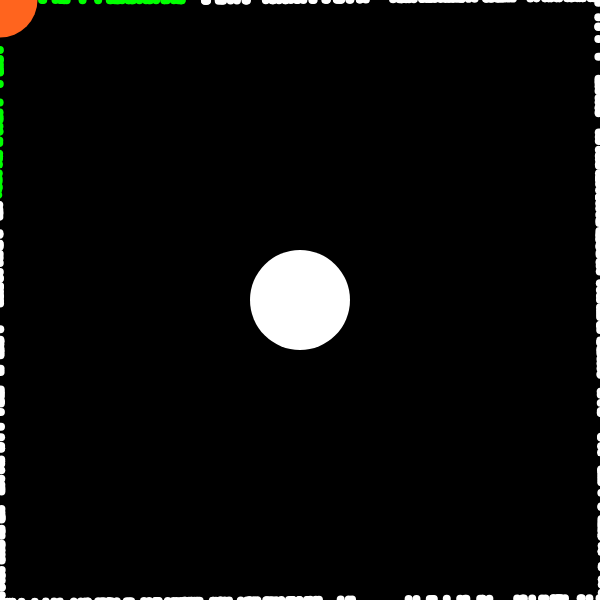
Frame 1 (no input)
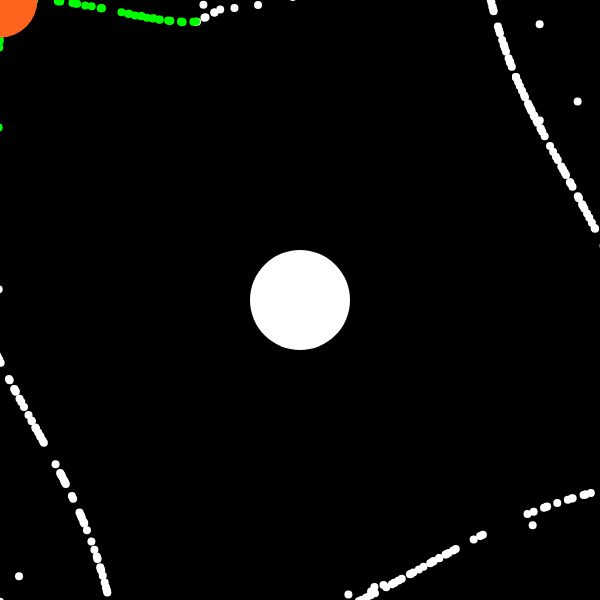
Frame 60 (no input)
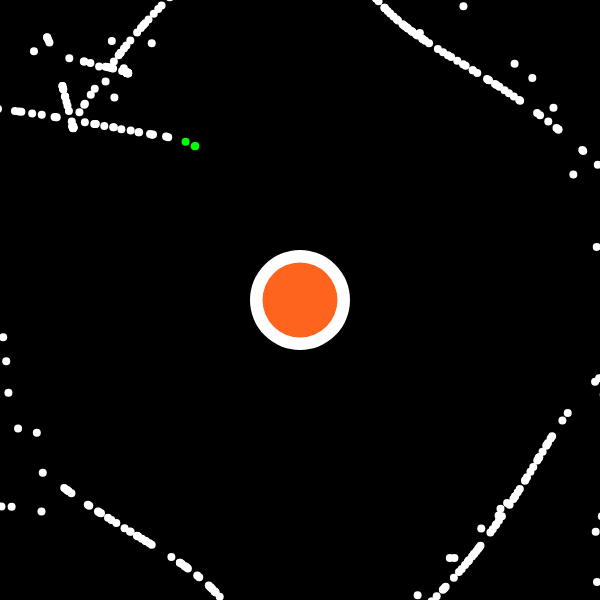
Frame 120 (the mouse pressed at the canvas centre since frame 60)

The p5.js sketch that drew these frames (run headless with seeded random() and noise() and a simulated clock; from frame 60 on, the mouse is pressed at the canvas centre):

// p5.js sketch
// ── sketch.js
const WIDTH = 600
const HEIGHT = 600

let nexo 
let en_pos
let en_vel

let bh

let r = 50
let m = 9500
let c = 4;
let G = 1;

let slider_total_vel

let p 

let slider_r, slider_m, slider_c, slider_G

let ens = []

function setup(){
    createCanvas(WIDTH, HEIGHT)
    nexo = createVector(300, 300)
    bh = createVector(450, 450)
    en_pos = createVector(random(0, WIDTH), random(0, HEIGHT))
    en_vel = getTangentialVector(p5.Vector.sub(nexo, en_pos))

    slider_r = createSlider(1, 2000, 1)
    slider_m = createSlider(-20000, 20000, 10000)
    slider_c = createSlider(0.1, 20, 4, 0.1)
    slider_G = createSlider(0.1, 10, 1, 0.1)
    slider_total_vel = createSlider(1, 10, 1, 0.1)

    p = createP()

    for(let i = 0; i < 1000; i++){
        addEn()
    }
    noStroke()
    fill(255)
}

function addEn(){
    let pos = getInitialPos()
    let vel = getTangentialVector(p5.Vector.sub(nexo, pos))
    ens.push({en_pos: pos, en_vel: vel, hasBeenAttracted: false})
}

function getInitialPos(){
    let x = random(-WIDTH, WIDTH)
    let y = random(-HEIGHT, HEIGHT)
    if(random() < 0.5){
        if(random() < 0.5) y = 0
        else y = HEIGHT
    }
    else{
        if(random() < 0.5) x = 0
        else x = WIDTH
    }
    return createVector(x, y)
}

function getTangentialVector(positionVector) {
    // Calculate the unit vector perpendicular to the position vector (clockwise direction)
    let u = {
        x: -positionVector.y,
        y: positionVector.x
    };
    // Normalize the unit vector
    let magnitude = Math.sqrt(u.x * u.x + u.y * u.y);
    u.x /= magnitude;
    u.y /= magnitude;

    // Multiply the unit vector by the magnitude of the position vector
   

    tangentialVector = createVector(u.x * magnitude, u.y * magnitude)
    tangentialVector.setMag(3)

    return tangentialVector;
}

function updateBH(en_pos, en_vel){
    const force = p5.Vector.sub(bh, en_pos);
    const R = force.mag();
    let mBH = 30000
    let GBH = 5
    const fg = GBH * mBH / (R * R);
    force.setMag(fg);
    en_vel.add(force);
    //en_vel.add(getTangentialVector(p5.Vector.sub(bh, en_pos)))
    en_vel.setMag(c);
    en_pos.add(en_vel)
}

function updateNexo(en_pos, en_vel, bool){
    const force = p5.Vector.sub(nexo, en_pos);
    const R = force.mag();
    const fg = G * m / (R * R);
    force.setMag(fg);
    en_vel.add(force);
    if(!bool) en_vel.add(getTangentialVector(p5.Vector.sub(nexo, en_pos)))
    en_vel.setMag(c);
    en_pos.add(en_vel)
}

// function updateTotal(en_pos, en_vel){
//     const forceNexo = p5.Vector.sub(nexo, en_pos);
//     const forceBH = p5.Vector.sub(bh, en_pos);
//     let force = p5.Vector.add(forceBH, forceNexo)
//     const R = force.mag();
//     const fg = G * m / (R * R);
//     force.setMag(fg);
//     en_vel.add(force);
//     en_vel.add(getTangentialVector(p5.Vector.sub(nexo, en_pos)))
//     en_vel.setMag(c);
//     en_pos.add(en_vel)
// }

function getGandC(){
    let wanted_vel = slider_total_vel.value()
    c = map(wanted_vel, 1, 10, 2.5, 14)
    G = map(wanted_vel, 1, 10, 1.5, 9)
}

function draw(){
    fill(255)
    m = slider_m.value()
    getGandC()
    ens.splice(random(ens.length), 1)
    addEn()
    background(0)
    bh.x = mouseX
    bh.y = mouseY
    for(let i = 0; i < ens.length; i++){
        let e = ens[i]
        if(dist(e.en_pos.x, e.en_pos.y, bh.x, bh.y) < 200) {updateBH(e.en_pos, e.en_vel); e.hasBeenAttracted = true; fill(0, 255, 0)}
        else {updateNexo(e.en_pos, e.en_vel, e.hasBeenAttracted); fill(255)}
        if(dist(e.en_pos.x, e.en_pos.y, nexo.x, nexo.y) < 50) ens.splice(i, 1)
        ellipse(e.en_pos.x, e.en_pos.y, 8) 
    }
    fill(255)
    ellipse(nexo.x, nexo.y, 100)
    fill(255, 100, 30)
    ellipse(bh.x, bh.y, 75)

    p.html("r: " + r + " m: " + m + " c: " + c + " G: " + G)
    
}
